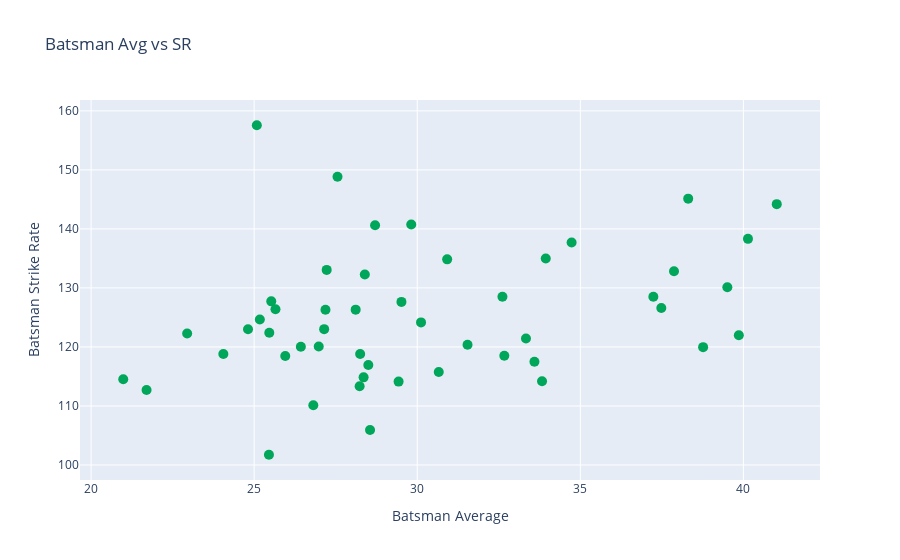

Notebook source saved alongside this figure:
### Code cell
# plot scatter plot here
trace = go.Scatter(x=avg["avg"], y=avg["batsman_runs"], mode="markers", marker={
                   "color": "#00a65a", "size": 10}, text=avg["batsman"])
data = [trace]   # nparray
layout = go.Layout(title="Batsman Avg vs SR", xaxis={
                   "title": "Batsman Average"}, yaxis={"title": "Batsman Strike Rate"})
fig = go.Figure(data=data, layout=layout)
fig.show()

### Figure 1 — Plotly figure (JSON) as saved in the notebook; plotly's stock layout.template omitted (floating-point values rounded to 4 significant figures)
{"data": [{"marker": {"color": "#00a65a", "size": 10}, "mode": "markers", "text": ["AB de Villiers", "AC Gilchrist", "AJ Finch", "AM Rahane", "AT Rayudu", "BB McCullum", "BJ Hodge", "CH Gayle", "DA Miller", "DA Warner", "DJ Bravo", "DJ Hussey", "DPMD Jayawardene", "DR Smith", "F du Plessis", "G Gambhir", "GJ Maxwell", "JH Kallis", "JP Duminy", "KA Pollard", "KC Sangakkara", "KD Karthik", "KK Nair", "M Vijay", "MEK Hussey", "MK Pandey", "MK Tiwary", "MS Dhoni", "NV Ojha", "PA Patel", "R Dravid", "RA Jadeja", "RG Sharma", "RV Uthappa", "S Badrinath", "S Dhawan", "SC Ganguly", "SE Marsh", "SK Raina", "SPD Smith", "SR Tendulkar", "SR Watson", "SS Tiwary", "SV Samson", "TM Dilshan", "V Kohli", "V Sehwag", "WP Saha", "YK Pathan", "Yuvraj Singh"], "type": "scatter", "x": [38.31, 27.22, 27.19, 33.59, 27.15, 28.11, 33.33, 41.02, 34.73, 40.14, 22.95, 26.98, 28.25, 28.39, 30.12, 31.54, 25.08, 28.55, 39.86, 28.71, 25.95, 24.81, 25.17, 26.43, 38.76, 28.5, 29.43, 37.87, 20.99, 21.7, 28.23, 24.06, 32.61, 29.52, 30.66, 32.67, 25.45, 39.51, 33.94, 37.24, 33.83, 30.92, 28.36, 25.46, 26.81, 37.48, 27.56, 25.52, 29.82, 25.65], "y": [145.1, 133.1, 126.3, 117.5, 123.0, 126.3, 121.4, 144.2, 137.7, 138.3, 122.3, 120.1, 118.8, 132.3, 124.2, 120.4, 157.6, 105.9, 122.0, 140.6, 118.5, 123.0, 124.7, 120.0, 120.0, 116.9, 114.1, 132.8, 114.5, 112.7, 113.3, 118.8, 128.5, 127.6, 115.7, 118.5, 101.7, 130.1, 135.0, 128.5, 114.2, 134.8, 114.9, 122.4, 110.1, 126.6, 148.8, 127.7, 140.8, 126.4]}], "layout": {"title": {"text": "Batsman Avg vs SR"}, "xaxis": {"title": {"text": "Batsman Average"}}, "yaxis": {"title": {"text": "Batsman Strike Rate"}}}}
